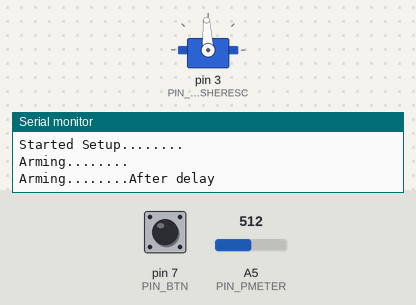
This sketch was run on a simulated Arduino Uno, built with avr-gcc and run on an emulated ATmega328P. Shown: servo, the last lines printed to the serial monitor. Inputs (shaded band) come from the test bench; at power-on: pin 7 (PIN_BTN) HIGH, A5 (PIN_PMETER) = 512.

Above: at 4.2 s.
4.3 s: pin 7 (PIN_BTN) pulled LOW for 0.15 s
At 5.3 s:
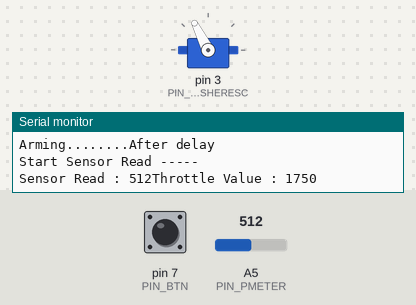
5.9 s: A5 (PIN_PMETER) set to 716
At 6.3 s:
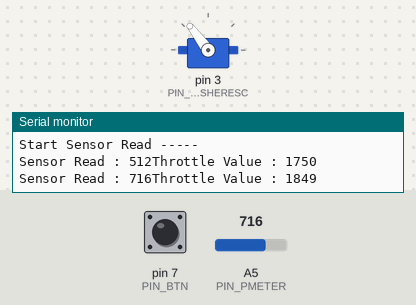
7.4 s: pin 7 (PIN_BTN) pulled LOW for 1 s
At 8.8 s:
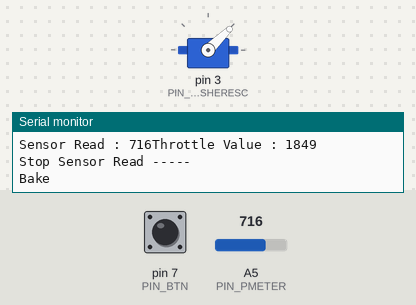
9.9 s: pin 7 (PIN_BTN) pulled LOW for 3.2 s
At 10.7 s:
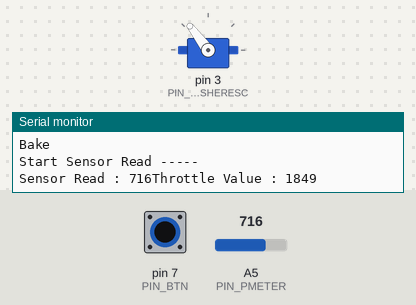
14.6 s: A5 (PIN_PMETER) set to 1023
At 15.3 s:
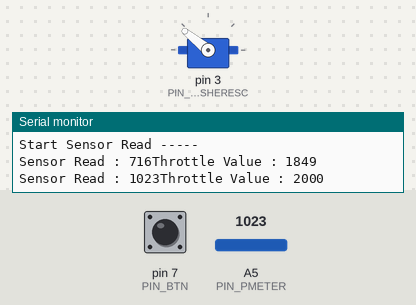
16.1 s: A5 (PIN_PMETER) set to 511
At 16.5 s:
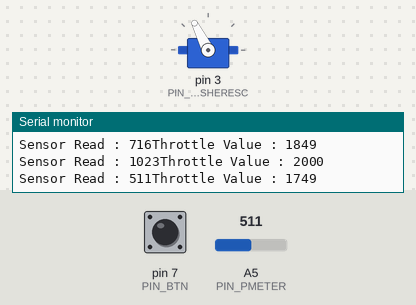
Timing chart, 0 to 18.6 s (numbered marks = the images above; inputs shaded):
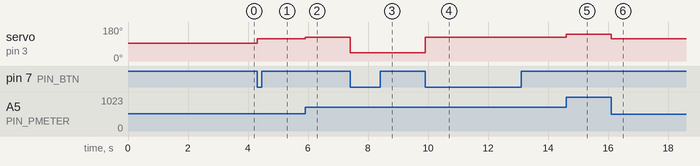

Measured:
- after the input at 4.3 s, servo on pin 3 (PIN_PUSHERESC): 93° → 117° at once
- after the input at 5.9 s, servo on pin 3 (PIN_PUSHERESC): 117° → 127° at once
- after the input at 7.4 s, servo on pin 3 (PIN_PUSHERESC): 127° → 44° at once
- after the input at 9.9 s, servo on pin 3 (PIN_PUSHERESC): 44° → 127° at once
- after the input at 14.6 s, servo on pin 3 (PIN_PUSHERESC): 127° → 141° at once
- after the input at 16.1 s, servo on pin 3 (PIN_PUSHERESC): 141° → 117° at once

The sketch:

ControlESC_Hobbywing.ino
```cpp
/********************************************************************************************************
* Arduino Control Brushed ESC
*
* Description
* program for controlling Brushed ESC
*
* modified 09 Feb 2017
* by TungstenEXE
*
* If you find my code useful, do support me by subscribing my YouTube Channel, thanks.
*
* My YouTube Channel Link - Nerf related
* https://www.youtube.com/channel/UCDMDwz4Hf8E0R0khyh40SxQ
*
* ESC used     - Hobbywing Quicrun 60A 2S-3S Waterproof Brushed ESC for 1/10
********************************************************************************************************/
/////////////////////////////////////////////////////////////////////////////////////////////////////////
// Include the Bounce2 library found here :
// https://github.com/thomasfredericks/Bounce-Arduino-Wiring
/////////////////////////////////////////////////////////////////////////////////////////////////////////
#include <Bounce2.h>
#include <Servo.h>

#define PIN_PMETER          A5    // PIN Potentiometer
#define PIN_PUSHERESC       3     // PIN to control ESC, normally the white wire from ESC
#define PIN_BTN             7     // PIN for button to On/Off reading from Potentiometer

/*///////////////////////////////////////////////////////////////////////////////////////////////////////
 * The following are the setting for the ESC used, for other ESC, just chnage setting according to
 * ESC Spec
 *///////////////////////////////////////////////////////////////////////////////////////////////////////
#define THROTTLE_MIN        1500
#define THROTTLE_MAX        2000
#define THROTTLE_BAKE       1000
// End of ESC setting ///////////////////////////////////////////////////////////////////////////////////

int     throttle      = THROTTLE_MIN; // default throttle
boolean startReading  = false;        // default to not reading

Servo   pusherESC;
Bounce  btnStart      = Bounce();

void setup() {
  Serial.begin(9600);
  Serial.println("Started Setup........");

  pinMode(PIN_BTN, INPUT_PULLUP);   // Using Internal PULLUP resistor
  btnStart.attach(PIN_BTN);
  btnStart.interval(5);

  pusherESC.attach(PIN_PUSHERESC);
  pusherESC.writeMicroseconds(THROTTLE_MIN);
  Serial.println("Arming........");   // just some display message
  delay(2000);
  Serial.println("Arming........After delay");

  // when running arduino without computer, after seeing the onboard LED goes on and then off
  // I will know the setup had completed and the arduino is now in the loop
  digitalWrite(LED_BUILTIN, HIGH);
  delay(1000);
  digitalWrite(LED_BUILTIN, LOW);
}

void loop() {
  btnStart.update(); // update the button status

  if (btnStart.fell()) { // button pressed
    if (!startReading) {   // if not in reading mode
      startReading = true; // change to reading mode
      digitalWrite(LED_BUILTIN, HIGH); // on the onboard LED, for visual indicator
      Serial.println("Start Sensor Read ----- ");
    } else { // currently in reading mode, should stop reading and brake DC brushed motor
      pusherESC.writeMicroseconds(THROTTLE_BAKE); // brake DC brushed motor
      startReading = false; // change to stop reading mode
      throttle = THROTTLE_BAKE;
      digitalWrite(LED_BUILTIN, LOW); // off the onboard LED, for visual indicator
      Serial.println("Stop Sensor Read ----- ");
      Serial.println("Bake ");
    }
  }

  if (startReading) { // in reading mode
    int sensorValue = analogRead(PIN_PMETER); // update reading from Potentiometer

    int newThrottle  = map(sensorValue, 0, 1023, THROTTLE_MIN, THROTTLE_MAX);
    int throttleDiff = abs(newThrottle - throttle);

    if (throttleDiff > 5) { // update ESC only when the reading differ by 5
      throttle = newThrottle;
      Serial.print("Sensor Read : ");
      Serial.print(sensorValue);

      Serial.print("Throttle Value : ");
      Serial.println(throttle);
      pusherESC.writeMicroseconds(throttle); // update ESC
    }
  }
}
```
